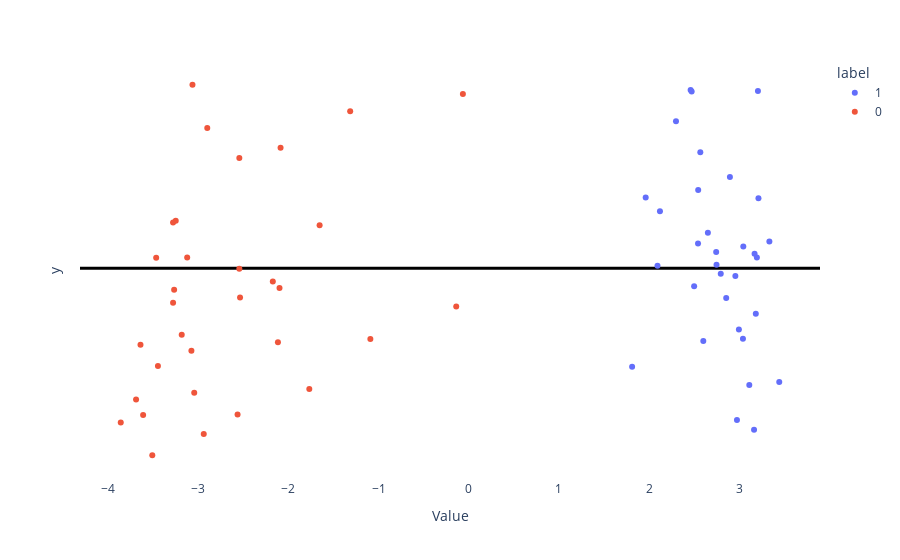

The notebook cell this image was saved under:
### Markdown cell above
## Extra visualizations

### Code cell
# Visualize the projections

from lmdoctor import plot_utils, detection_utils
proj_pairs = detection_utils.act_pairs_to_projs(doc.train_acts, doc.direction_info, len(doc.statement_pairs['train']))

layer = 15
projs_true = proj_pairs[0, :, layer]
projs_lie = proj_pairs[1, :, layer]
plot_utils.plot_projs_on_numberline(projs_true, projs_lie)

### Figure 1 — Plotly figure (JSON) as saved in the notebook; plotly's stock layout.template omitted (floating-point values rounded to 4 significant figures)
{"data": [{"hovertemplate": "label=1<br>Value=%{x}<br>y=%{y}<extra></extra>", "legendgroup": "1", "marker": {"color": "#636efa", "symbol": "circle"}, "mode": "markers", "name": "1", "orientation": "v", "showlegend": true, "type": "scatter", "x": [3.162, 2.543, 2.895, 2.119, 2.092, 2.973, 2.854, 2.6, 3.441, 2.459, 2.955, 3.109, 2.471, 2.746, 2.742, 1.811, 3.039, 3.168, 2.297, 3.043, 2.65, 2.498, 3.205, 2.566, 3.211, 3.182, 3.193, 2.793, 3.332, 2.994, 2.541, 1.961], "xaxis": "x", "y": [-0.856, 0.4143, 0.4839, 0.3015, 0.01249, -0.8046, -0.1585, -0.3855, -0.6029, 0.9448, -0.04189, -0.6194, 0.9374, 0.01841, 0.08559, -0.5222, -0.3739, 0.07629, 0.7789, 0.1147, 0.1882, -0.09608, 0.9395, 0.6145, 0.3708, -0.241, 0.05721, -0.02921, 0.1412, -0.3246, 0.1314, 0.3745], "yaxis": "y"}, {"hovertemplate": "label=0<br>Value=%{x}<br>y=%{y}<extra></extra>", "legendgroup": "0", "marker": {"color": "#EF553B", "symbol": "circle"}, "mode": "markers", "name": "0", "orientation": "v", "showlegend": true, "type": "scatter", "x": [-3.248, -2.535, -2.543, -3.266, -3.277, -1.653, -3.857, -1.768, -3.639, -0.139, -3.277, -3.445, -3.508, -3.043, -0.065, -2.172, -2.898, -3.465, -3.121, -2.086, -3.688, -2.562, -2.115, -1.314, -3.074, -1.091, -3.062, -2.938, -2.098, -3.609, -3.182, -2.543], "xaxis": "x", "y": [0.2521, -0.1558, -0.002623, -0.1142, 0.2429, 0.2279, -0.8186, -0.64, -0.4063, -0.2027, -0.183, -0.5188, -0.9919, -0.6607, 0.9242, -0.07075, 0.7433, 0.05547, 0.05719, 0.6384, -0.6965, -0.7763, -0.3922, 0.833, -0.4378, -0.3749, 0.973, -0.8788, -0.1044, -0.7788, -0.3532, 0.5843], "yaxis": "y"}], "layout": {"autosize": true, "legend": {"title": {"text": "label"}, "tracegroupgap": 0}, "margin": {"t": 60}, "plot_bgcolor": "white", "xaxis": {"anchor": "y", "autorange": true, "domain": [0, 1], "range": [-4.311, 3.895], "showgrid": false, "title": {"text": "Value"}, "type": "linear"}, "yaxis": {"anchor": "x", "autorange": true, "domain": [0, 1], "range": [-1.277, 1.258], "showgrid": false, "showticklabels": false, "title": {"text": "y"}, "type": "linear", "zeroline": true, "zerolinecolor": "black", "zerolinewidth": 3}}}
